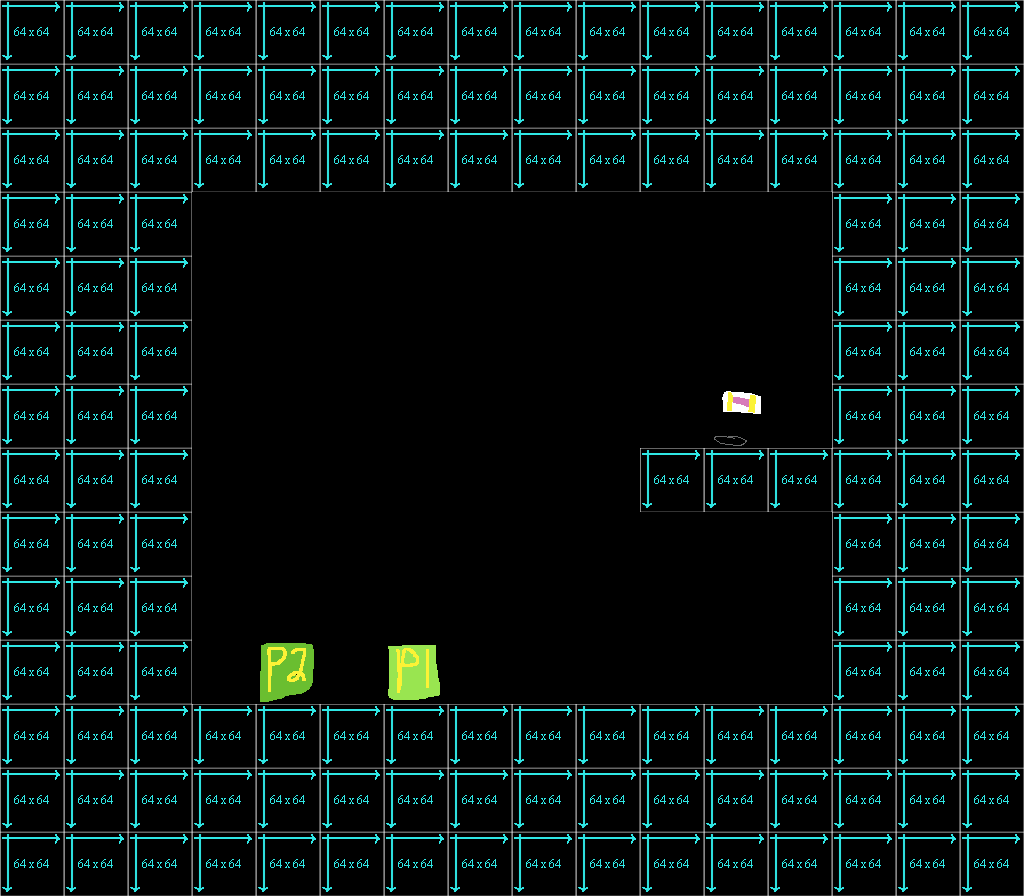

This game map was drawn from its Tiled (.tmx) file and the tilesets committed beside it. A one-line description and the full map source follow:
An orthogonal 16x14 tile map with 64x64 px tiles, 2 tile layers (Tile Layer 1, Ingredients), 2 tilesets.

<map version="1.0" orientation="orthogonal" renderorder="right-down" width="16" height="14" tilewidth="64" tileheight="64" nextobjectid="1">
 <tileset firstgid="1" source="Tiles.tsx" />
 <tileset firstgid="51" source="Ingredients.tsx" />
 <layer name="Tile Layer 1" width="16" height="14">
  <data encoding="csv">
1,1,1,1,1,1,1,1,1,1,1,1,1,1,1,1,
1,1,1,1,1,1,1,1,1,1,1,1,1,1,1,1,
1,1,1,1,1,1,1,1,1,1,1,1,1,1,1,1,
1,1,1,0,0,0,0,0,0,0,0,0,0,1,1,1,
1,1,1,0,0,0,0,0,0,0,0,0,0,1,1,1,
1,1,1,0,0,0,0,0,0,0,0,0,0,1,1,1,
1,1,1,0,0,0,0,0,0,0,0,0,0,1,1,1,
1,1,1,0,0,0,0,0,0,0,1,1,1,1,1,1,
1,1,1,0,0,0,0,0,0,0,0,0,0,1,1,1,
1,1,1,0,0,0,0,0,0,0,0,0,0,1,1,1,
1,1,1,0,0,0,0,0,0,0,0,0,0,1,1,1,
1,1,1,1,1,1,1,1,1,1,1,1,1,1,1,1,
1,1,1,1,1,1,1,1,1,1,1,1,1,1,1,1,
1,1,1,1,1,1,1,1,1,1,1,1,1,1,1,1
</data>
 </layer>
 <layer name="Ingredients" width="16" height="14">
  <data encoding="csv">
0,0,0,0,0,0,0,0,0,0,0,0,0,0,0,0,
0,0,0,0,0,0,0,0,0,0,0,0,0,0,0,0,
0,0,0,0,0,0,0,0,0,0,0,0,0,0,0,0,
0,0,0,0,0,0,0,0,0,0,0,0,0,0,0,0,
0,0,0,0,0,0,0,0,0,0,0,0,0,0,0,0,
0,0,0,0,0,0,0,0,0,0,0,0,0,0,0,0,
0,0,0,0,0,0,0,0,0,0,0,61,0,0,0,0,
0,0,0,0,0,0,0,0,0,0,0,0,0,0,0,0,
0,0,0,0,0,0,0,0,0,0,0,0,0,0,0,0,
0,0,0,0,0,0,0,0,0,0,0,0,0,0,0,0,
0,0,0,0,58,0,57,0,0,0,0,0,0,0,0,0,
0,0,0,0,0,0,0,0,0,0,0,0,0,0,0,0,
0,0,0,0,0,0,0,0,0,0,0,0,0,0,0,0,
0,0,0,0,0,0,0,0,0,0,0,0,0,0,0,0
</data>
 </layer>
</map>
